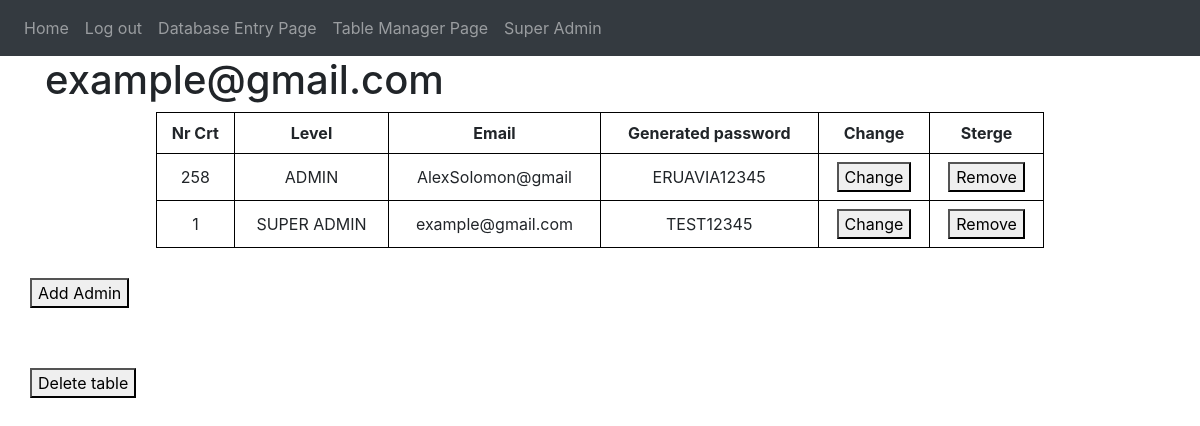
Screenshot of /super_admin (signed in) with the database file from the repository.
### website/models.py (models this page shows, shortened)
class Credentials(db.Model, UserMixin):
    id = db.Column(db.Integer, primary_key=True)
    level = db.Column(db.String(50))
    email = db.Column(db.String(150), unique=True)
    password = db.Column(db.String(150))
    generated_password = db.Column(db.String(150))
    users = db.relationship('User', uselist=False, backref='credentials')

### website/views.py (the view, shortened to what this page needs)
@views.route('/super_admin', methods = ['GET', 'POST'])
@login_required
def super_admin():
    admins = Credentials.query.filter_by(level = "ADMIN").all()
    super_admins = Credentials.query.filter_by(level = "SUPER ADMIN").all()
    for sa in super_admins:
        admins.append(sa)
    return render_template('super_admin.html', admins  = admins, user=current_user)

### website/__init__.py (called while the page is built)
def create_app():
    app = Flask(__name__)
    app.config['SECRET_KEY'] = 'un_cod_irelevant_la_nivelul_la_care_lucram'
    app.config['SQLALCHEMY_DATABASE_URI'] = f'sqlite:///{DB_PATH}'
    db.init_app(app)
    from .views import views
    from .auth import auth
    app.register_blueprint(views, url_prefix='/')
    app.register_blueprint(auth, url_prefix='/')
    from .models import User, Note, Credentials
    dirpath = app.instance_path + '/uploads'
    create_database(app)
    create_uploads(app, dirpath)
    login_manager = LoginManager()
    login_manager.login_view = 'auth.login'
    login_manager.init_app(app)
    @login_manager.user_loader
    def load_user(id):
        return Credentials.query.get(int(id))
    return app

### website/templates/super_admin.html (shortened to what this page needs)
{% extends "base.html" %}
{% block content %}
<h1> {{current_user.email}} </h1>
  <table>
    <tr>
        <th>Nr Crt</th>
        <th>Level</th>
        <th>Email</th>
        <th>Generated password</th>
        <th>Change</th>
        <th>Sterge</th>
    {% for admin in admins:%}
    <tr>
    <td>{{admin.id}}</td>
    <td>{{admin.level}}</td>
    <td>{{admin.email}}</td>
    <td>{{admin.generated_password}}</td>
    <td><form method = "POST" value = "change">
      <button type="submit" onclick="return confirm('Are you sure you want to perform this action?')">Change</button> </form> </td>
    <td>
      <form method="post" >
        <form method="post" >
          <button type="submit" onclick="return confirm('Are you sure you want to perform this action?')">Remove</button> </form> </td>
    </tr>
    {%endfor%}
  </table>
  </div>
<div class = "add_user">
  <form method = "post">
    <button type="submit">Add Admin</button>
  </form>
</div>
<div class = "add_user">
  <form method = "post">
    <button type="submit">Delete table</button>
  </form>
</div>
{% endblock %}

### website/templates/super_admin.html (style rules this page uses)
table { margin: 0 auto; width: 80%; border-collapse: collapse; padding-top: 500px; }
th, td { border: 1px solid black; padding: 8px; text-align: center; }
.add_user { margin: auto; padding: 30px; }

### rows the page displays
Credentials: email "example@gmail.com", id "1", level "SUPER ADMIN", generated_password "TEST12345"
Credentials: id "258", level "ADMIN", email "AlexSolomon@gmail", generated_password "ERUAVIA12345"
